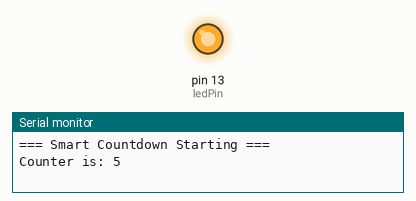
A sketch run on a simulated Arduino Uno, built with avr-gcc and run on an emulated ATmega328P. On the bench: output pins drawn as LEDs (lit = HIGH), the last lines printed to the serial monitor.

Above: at 0.1 s.
At 9.9 s:
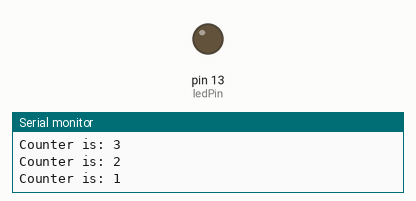
Timing chart, 0 to 11.4 s (numbered marks = the images above):
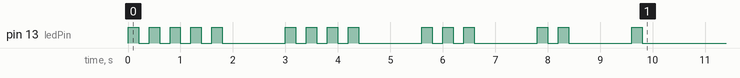

The sketch:

ASSIGNMENT_1___Arduino_Assignment.ino
```cpp
int ledPin = 13;
int startValue = 5;

// Function to flash the LED a specified number of times
void flashLED(int times) {
  int flash = 0;

  while (flash < times) {
    digitalWrite(ledPin, HIGH);
    delay(200);
    digitalWrite(ledPin, LOW);
    delay(200);

    flash++;
  }
}

void setup() {
  pinMode(ledPin, OUTPUT);
  Serial.begin(9600);

  Serial.println("=== Smart Countdown Starting ===");

  int count = startValue;

  while (count > 0) {
    Serial.print("Counter is: ");
    Serial.println(count);

    // Blink LED according to current counter value
    flashLED(count);

    delay(1000);
    count--;
  }

  Serial.println("=== Countdown Complete ===");
}

void loop() {
}
```
